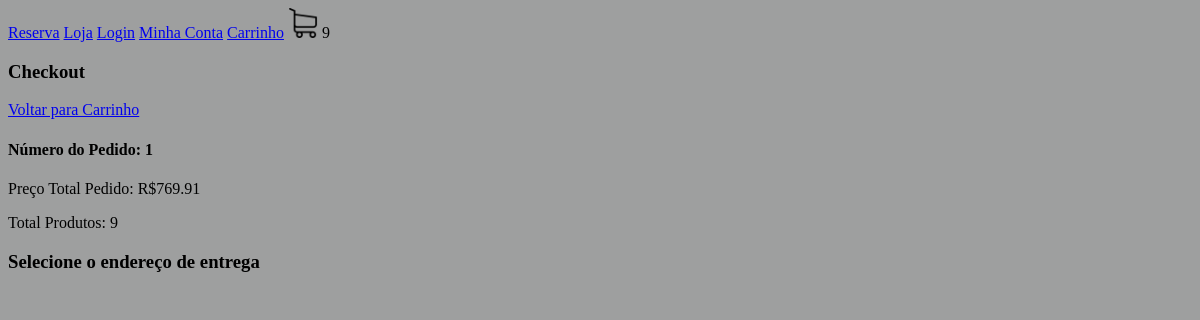
/checkout/ (signed in), run on an earlier commit of the app's database.
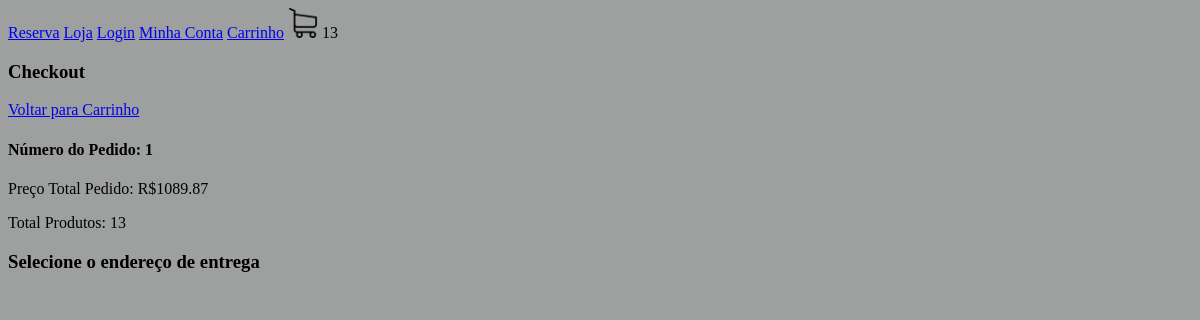
And on a later commit of the database.
### loja/models.py (models this page shows, shortened)
class Pedido(models.Model):
    cliente = models.ForeignKey(
        Cliente, null=True, blank=True, on_delete=models.SET_NULL)
    finalizado = models.BooleanField(default=False)
    codigo_transacao = models.CharField(max_length=200, null=True, blank=True)
    endereco = models.ForeignKey(
        Endereco, null=True, blank=True, on_delete=models.SET_NULL)
    data_finalizacao = models.DateTimeField(null=True, blank=True)
    @property
    def quantidade_total(self):
        itens_pedido = ItensPedido.objects.filter(pedido_id=self.id)
        quantidade = sum([item.quantidade for item in itens_pedido])
        return quantidade
    @property
    def preco_total(self):
        itens_pedido = ItensPedido.objects.filter(pedido_id=self.id)
        preco = sum([item.preco_total for item in itens_pedido])
        return preco

class ItensPedido(models.Model):
    item_estoque = models.ForeignKey(
        ItemEstoque, null=True, blank=True, on_delete=models.SET_NULL)
    quantidade = models.IntegerField(default=0)
    pedido = models.ForeignKey(
        Pedido, null=True, blank=True, on_delete=models.SET_NULL)
    @property
    def preco_total(self):
        return self.quantidade * self.item_estoque.produto.preco

class ItemEstoque(models.Model):
    produto = models.ForeignKey(
        Produto, null=True, blank=True, on_delete=models.SET_NULL)
    cor = models.ForeignKey(Cor, null=True, blank=True,
                            on_delete=models.SET_NULL)
    tamanho = models.CharField(max_length=200, null=True, blank=True)
    quantidade = models.IntegerField(default=0)

class Produto(models.Model):
    imagem = models.ImageField(null=True, blank=True)  # "camisa.png"
    nome = models.CharField(max_length=200, null=True, blank=True)
    preco = models.DecimalField(max_digits=10, decimal_places=2)
    ativo = models.BooleanField(default=True)
    categoria = models.ForeignKey(
        Categoria, null=True, blank=True, on_delete=models.SET_NULL)
    tipo = models.ForeignKey(
        Tipo, null=True, blank=True, on_delete=models.SET_NULL)

### loja/views.py (the view, shortened to what this page needs)
# urls.py: path('checkout/', checkout, name="checkout"),
def checkout(request):
    if request.user.is_authenticated:
        cliente = request.user.cliente
    pedido, criado = Pedido.objects.get_or_create(
        cliente=cliente, finalizado=False)
    enderecos = Endereco.objects.filter(cliente=cliente)
    context = {"pedido": pedido, "enderecos": enderecos}
    return render(request, 'checkout.html', context)

### loja/novos_context.py (called while the page is built, shortened)
def carrinho(request):
    quantidade_produtos_carrinho = 0
    if request.user.is_authenticated:
        cliente = request.user.cliente
    pedido, criado = Pedido.objects.get_or_create(
        cliente=cliente, finalizado=False)
    itens_pedido = ItensPedido.objects.filter(pedido=pedido)
    for item in itens_pedido:
        quantidade_produtos_carrinho += item.quantidade
    return {"quantidade_produtos_carrinho": quantidade_produtos_carrinho}

### loja/templates/checkout.html (shortened to what this page needs)
{% extends 'base.html' %}
{% load static %}
{% block bory %}
<h3>Checkout</h3>
<a href="{% url 'carrinho' %}">Voltar para Carrinho</a>
<h4>Número do Pedido: {{ pedido.id }}</h4>
<P>Preço Total Pedido: R${{ pedido.preco_total }}</P>
<P>Total  Produtos: {{ pedido.quantidade_total }}</P>
<form method="POST" action="">
   <h3>Selecione o endereço de entrega</h3>
</form>
{% endblock %}

What changed in the data, as far as the page shows it:
changed through a linked row, Pedido id 1: preco_total "769.91" → "1089.87"; quantidade_total "9" → "13"
Also different on the page:
{{ quantidade_produtos_carrinho }}: "9" → "13"
